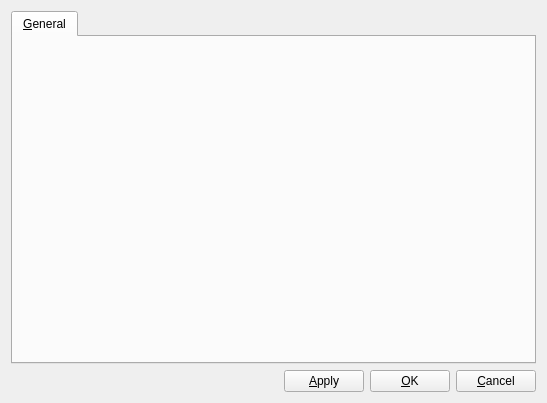
<?xml version="1.0" encoding="UTF-8"?>
<ui version="4.0">
 <class>GUI::Preferences</class>
 <widget class="QWidget" name="GUI::Preferences">
  <property name="windowModality">
   <enum>Qt::ApplicationModal</enum>
  </property>
  <property name="geometry">
   <rect>
    <x>0</x>
    <y>0</y>
    <width>547</width>
    <height>403</height>
   </rect>
  </property>
  <property name="windowTitle">
   <string>Preferences</string>
  </property>
  <layout class="QVBoxLayout" name="verticalLayout">
   <item>
    <widget class="QTabWidget" name="tbCategories">
     <property name="currentIndex">
      <number>0</number>
     </property>
     <widget class="QWidget" name="general">
      <attribute name="title">
       <string>&amp;General</string>
      </attribute>
     </widget>
    </widget>
   </item>
   <item>
    <layout class="QHBoxLayout" name="horizontalLayout">
     <item>
      <spacer name="horizontalSpacer">
       <property name="orientation">
        <enum>Qt::Horizontal</enum>
       </property>
       <property name="sizeHint" stdset="0">
        <size>
         <width>40</width>
         <height>20</height>
        </size>
       </property>
      </spacer>
     </item>
     <item>
      <widget class="QPushButton" name="pbApply">
       <property name="text">
        <string>&amp;Apply</string>
       </property>
      </widget>
     </item>
     <item>
      <widget class="QPushButton" name="pbOK">
       <property name="text">
        <string>&amp;OK</string>
       </property>
      </widget>
     </item>
     <item>
      <widget class="QPushButton" name="pbCancel">
       <property name="text">
        <string>&amp;Cancel</string>
       </property>
      </widget>
     </item>
    </layout>
   </item>
  </layout>
 </widget>
 <resources/>
 <connections/>
</ui>
